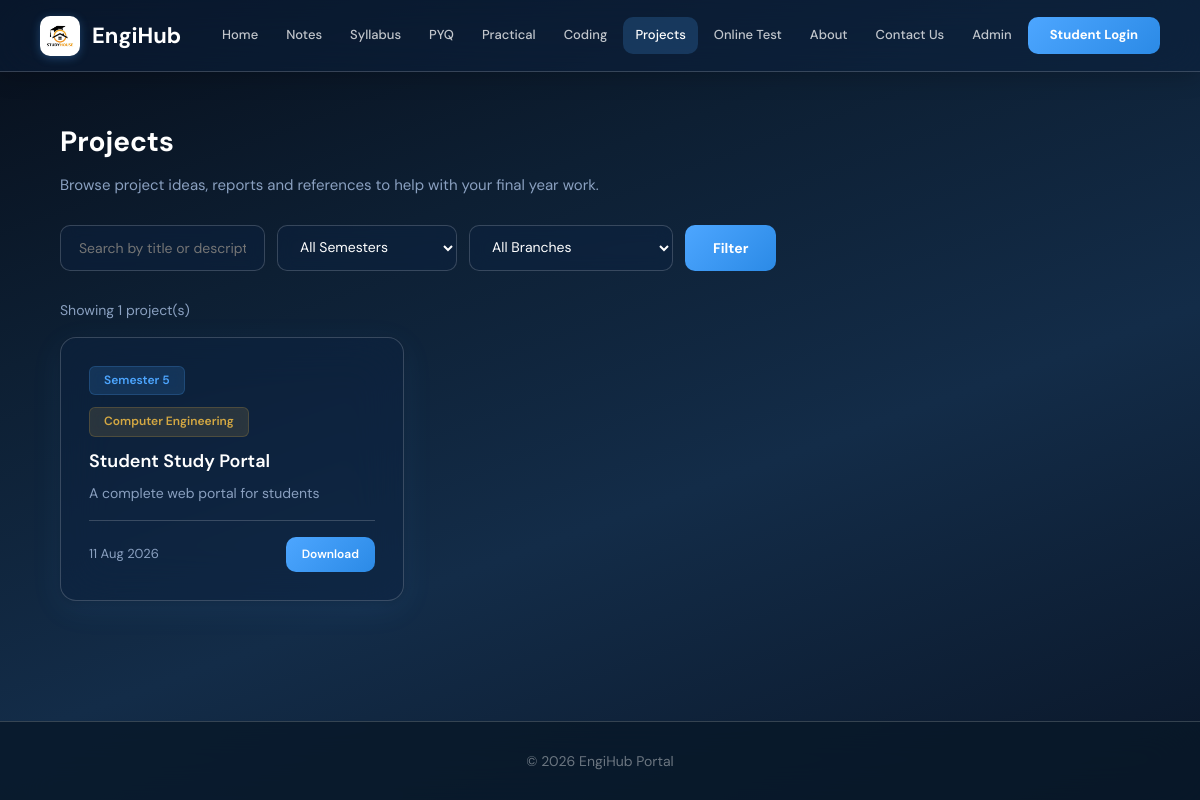
The app's page /projects.php with its own data.
### tables this page shows
CREATE TABLE IF NOT EXISTS `projects` (
  `id` int(11) NOT NULL AUTO_INCREMENT,
  `title` varchar(255) NOT NULL,
  `description` text DEFAULT NULL,
  `semester` varchar(20) DEFAULT NULL,
  `branch` varchar(50) DEFAULT NULL,
  `pdf_file` varchar(255) DEFAULT NULL,
  `created_at` timestamp NOT NULL DEFAULT current_timestamp(),
  PRIMARY KEY (`id`)
);

### projects.php (the view, shortened to what this page needs)
<?php
include 'db.php';
$search = isset($_GET['search']) ? trim($_GET['search']) : '';
$where = [];
$where_sql = count($where) > 0 ? 'WHERE ' . implode(' AND ', $where) : '';
$projects = mysqli_query($conn, "SELECT * FROM projects $where_sql ORDER BY created_at DESC");
?>
<!DOCTYPE html>
<html lang="en">
<head>
    <link rel="stylesheet" href="style.css">
</head>
<body>
<header>
    <a href="index.php" class="logo">
        <img src="images/logo.jpg" alt="EngiHub" class="logo-img">
        EngiHub
    </a>
    <nav>
        <a href="index.php">Home</a>
        <a href="notes.php">Notes</a>
        <a href="syllabus.php">Syllabus</a>
        <a href="pyq.php">PYQ</a>
        <a href="practical.php">Practical</a>
        <a href="coding.php">Coding</a>
        <a href="projects.php" class="active">Projects</a>
        <a href="exams.php">Online Test</a>
        <a href="about.php">About</a>
        <a href="contact.php">Contact Us</a>
        <?php if (isset($_SESSION['admin'])): ?>
            <a href="dashboard.php">Dashboard</a>
            <a href="logout.php">Logout</a>
        <?php elseif (isset($_SESSION['student'])): ?>
            <a href="student_dashboard.php">My Dashboard</a>
            <a href="student_logout.php">Logout</a>
        <?php else: ?>
            <a href="login.php">Admin</a>
            <a href="student_login.php" class="btn-login">Student Login</a>
        <?php endif; ?>
    </nav>
</header>
<div class="container">
    <h2 style="font-size:28px;font-weight:700;margin-bottom:8px;color:var(--white);">Projects</h2>
    <p style="color:var(--gray-700);font-size:15px;margin-bottom:28px;">Browse project ideas, reports and references to help with your final year work.</p>
    <form method="GET" action="projects.php">
        <div class="filter-bar">
            <input type="text" name="search" placeholder="Search by title or description..." value="<?php echo htmlspecialchars($search); ?>">
            <select name="semester">
                <option value="">All Semesters</option>
            </select>
            <select name="branch">
                <option value="">All Branches</option>
            </select>
            <button type="submit" class="btn-filter">Filter</button>
        </div>
    </form>
    <?php if ($projects && mysqli_num_rows($projects) > 0): ?>
        <p style="color:var(--gray-700);font-size:14px;margin-bottom:16px;">Showing <?php echo mysqli_num_rows($projects); ?> project(s)</p>
        <div class="cards">
            <?php while ($row = mysqli_fetch_assoc($projects)): ?>
                <div class="card">
                    <span class="card-badge badge-sem"><?php echo htmlspecialchars($row['semester']); ?></span>
                    <span class="card-badge badge-branch"><?php echo htmlspecialchars($row['branch']); ?></span>
                    <h3><?php echo htmlspecialchars($row['title']); ?></h3>
                    <p class="card-desc"><?php echo nl2br(htmlspecialchars($row['description'])); ?></p>
                    <div class="card-meta">
                        <span class="card-date"><?php echo date('d M Y', strtotime($row['created_at'])); ?></span>
                        <?php if (!empty($row['pdf_file'])): ?>
                            <a href="download_projects.php?id=<?php echo $row['id']; ?>" class="btn btn-primary btn-sm">Download</a>
                        <?php endif; ?>
                    </div>
                </div>
            <?php endwhile; ?>
        </div>
    <?php endif; ?>
</div>
<footer><p>&copy; 2026 EngiHub Portal</p></footer>
</body>
</html>

### records on screen
projects: semester "Semester 5", branch "Computer Engineering", title "Student Study Portal", description "A complete web portal for students", created_at "11 Aug 2026"

### other values on screen
mysqli_num_rows($projects) "1"
